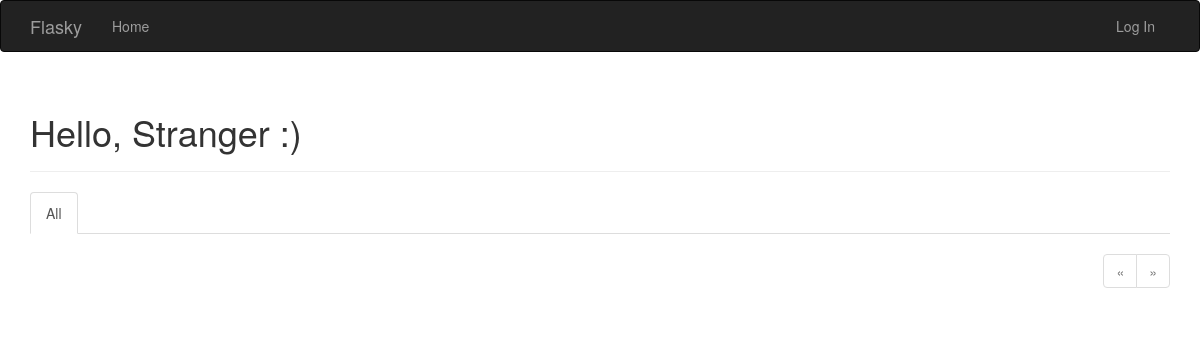
The app's page /, older data.
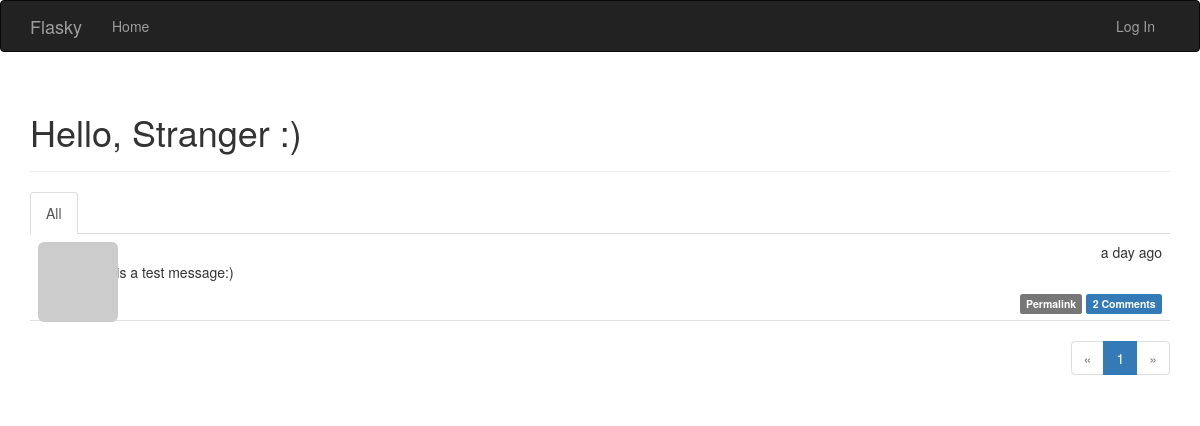
The same page, newer data.
### app/models.py (models this page shows, shortened)
class Post(db.Model):
    __tablename__ = 'posts'
    id = db.Column(db.Integer,primary_key=True)
    body = db.Column(db.Text)
    timestamp = db.Column(db.DateTime,index=True,default=datetime.utcnow)
    author_id = db.Column(db.Integer,db.ForeignKey('users.id'))
    body_html = db.Column(db.Text)
    comments = db.relationship('Comment',backref='post',lazy='dynamic')

### app/main/views.py (the view)
@main.route('/', methods=['GET', 'POST'])
def index():
    form = PostForm()
    if  current_user.can(Permission.WRITE_ARTICLES) and \
            form.validate_on_submit():
        post = Post(body=form.body.data,author=current_user._get_current_object())
        db.session.add(post)
        return redirect(url_for('.index'))
    page = request.args.get('page',1,type=int)
    show_followed = False
    if current_user.is_authenticated:
        show_followed = bool(request.cookies.get('show_followed',''))
    if show_followed:
        query = current_user.followed_posts
    else:
        query = Post.query
    pagination = query.order_by(Post.timestamp.desc()).paginate(
        page,per_page=current_app.config['FLASKY_POSTS_PER_PAGE'],error_out=False
    )
    posts = pagination.items
    return render_template('index.html',form=form,posts=posts,page=pagination)

### app/auth/views.py (called while the page is built)
@auth.before_app_request
def before_request():
    if current_user.is_authenticated:
        current_user.ping()
        if not current_user.confirmed \
                and request.endpoint[:5] != 'auth.' \
                and request.endpoint != 'static':
            return redirect(url_for('auth.unconfirmed'))

### app/main/__init__.py (called while the page is built)
@main.app_context_processor
def inject_permissions():
  return dict(Permission=Permission)

### app/models.py (called while the page is built)
    def gravatar(self,size=10,default='identicon',rating='g'):
        if request.is_secure:
            url = 'https://secure.gravatar.com/avatar'
        else:
            url = 'http://www.gravatar.com/avatar'
        hash = hashlib.md5(self.email.encode('utf-8')).hexdigest()
        return '{url}/{hash}?s={size}&d={default}&r={rating}'.format(url=url,hash=hash,size=size,default=default,rating=rating)

    def can(self, permissions):
        return False

    def is_administrator(self):
        return False

### app/templates/index.html (shortened to what this page needs)
{% extends "base.html" %}
{% import "bootstrap/wtf.html" as wtf %}
{% import "_macros.html" as macros %}
{% block page_content %}
<div class="page-header">
    <h1>Hello, {% if current_user.is_authenticated %}{{ current_user.username }}{% else %}Stranger{% endif %} :)</h1>
</div>
<div class="post-tabs">
    <ul class="nav nav-tabs">
        <li{% if not show_followed %} class="active" {% endif %}><a href="{{ url_for('.show_all') }}">All</a></li>
    </ul>
    {% include '_posts.html' %}
</div>
{% if page %}
<div class="pagination">
    {{macros.pagination_widget(page,'.index')}}
</div>
{% endif %}
{% endblock %}

### app/templates/_posts.html (shortened to what this page needs)
<ul class="posts">
  {% for post in posts %}
  <li class="post">
      <div class="post-thumbnail">
          <a href="{{ url_for('.user', username=post.author.username) }}">
              <img class="img-rounded profile-thumbnail" src="{{ post.author.gravatar(size=40) }}">
          </a>
      </div>
      <div class="post-content">
          <div class="post-date">{{ moment(post.timestamp).fromNow() }}</div>
          <div class="post-author"><a href="{{ url_for('.user', username=post.author.username) }}">{{ post.author.username }}</a></div>
          <div class="post-body">
              {% if post.body_html %}
                  {{ post.body_html | safe }}
              {% else %}
                  {{ post.body }}
              {% endif %}
          </div>
          <div class="post-footer">
              <a href="{{ url_for('.post', id=post.id) }}">
                  <span class="label label-default">Permalink</span>
              </a>
              <a href="{{ url_for('.post', id=post.id) }}#comments">
                  <span class="label label-primary">{{ post.comments.count() }} Comments</span>
              </a>
          </div>
      </div>
  </li>
  {% endfor %}
</ul>

Row changes from the older to the newer data that the page shows:
added Post: timestamp "a day ago", body_html "This is a test message:)", comments.count "2"
Text that changed along with them:
new list line: "1"
